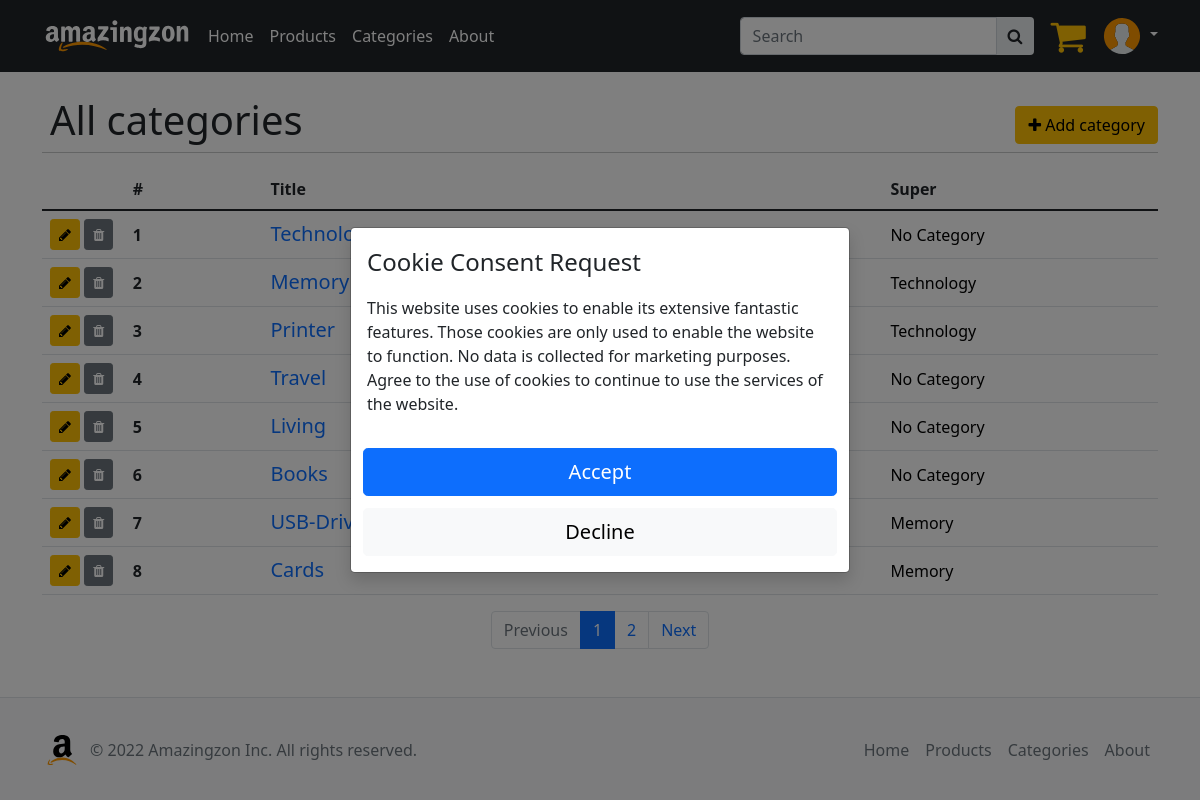
The page /pages/admin/page_categories.php?id=1 (signed in) on the database its author committed.
### tables this page shows
CREATE TABLE IF NOT EXISTS `category`
(
    `id`          int(11)      NOT NULL AUTO_INCREMENT,
    `name`        varchar(255) NOT NULL,
    `description` text         NOT NULL,
    `parent`      int(11) DEFAULT NULL,
    PRIMARY KEY (`id`),
    CONSTRAINT `fk_category_category1`
        FOREIGN KEY (`parent`)
            REFERENCES `category` (`id`)
            ON DELETE CASCADE
            ON UPDATE CASCADE
);

### include/database.inc.php (called while the page is built, shortened)
<?php
function getDB(): mysqli
{
    static $db;
    if ($db instanceof MYSQLI) {
        return $db;
    }
    try {
        $db = new MYSQLI(DB_HOST, DB_USERNAME, DB_PASSWORD, DB_DATABASE, DB_PORT);
    } catch (mysqli_sql_exception $e) {
        logData("Database", "Connection error.", CRITICAL_LOG);
        require_once "paths.inc.php";
        header("LOCATION: " . PAGES_DIR . 'page_error.php');
        die();
    }
    return $db;
}

### model/model_category.php (called while the page is built, shortened)
<?php
require_once(INCLUDE_DIR . "database.inc.php");
class Category
{
    private int $id;
    private string $name;
    private ?int $parentID;
    public function __construct(int $id, string $name, string $description, ?int $parentID)
    {
        $this->id = $id;
        $this->name = $name;
        $this->parentID = $parentID;
    }
    public static function getById(?int $id): ?Category
    {
        $stmt = getDB()->prepare("SELECT * FROM category WHERE id = ?;");
        $stmt->bind_param("i", $id);
        if (!$stmt->execute()) {
            logData("Category Model", "Query execute error!", CRITICAL_LOG);
            return null;
        }
        $res = $stmt->get_result();
        $res = $res->fetch_assoc();
        return new Category($id, $res["name"], $res["description"], $res["parent"]);
    }
    public static function getCategoriesInRange(int $offset, int $amount): ?array
    {
        $categories = [];
        $stmt = getDB()->prepare("SELECT id FROM category ORDER BY id LIMIT ? OFFSET ?;");
        $stmt->bind_param("ii", $amount, $offset);
        if (!$stmt->execute()) {
            logData("Category Model", "Query execute error (get in range)!", CRITICAL_LOG);
            return null;
        }
        foreach ($stmt->get_result() as $category) {
            $categories[] = self::getByID($category["id"]);
        }
        return $categories;
    }
    public function getId(): int
    {
        return $this->id;
    }
    public function getName(): string
    {
        return $this->name;
    }
    public function getParentID(): ?int
    {
        return $this->parentID;
    }
}

### controller/controller_category.php (called while the page is built, shortened)
<?php
require_once MODEL_DIR . 'model_category.php';
class CategoryController
{
    public static function getNameById(?int $id): string
    {
        if (!isset($id)) {
            return "No Category";
        }
        return self::getById($id)->getName();
    }
    public static function getById(?int $id): ?Category
    {
        return Category::getById($id);
    }
    public static function getCategoriesInRange(int $offset = 0, int $amount = 8): array
    {
        return Category::getCategoriesInRange($offset, $amount);
    }
}

### pages/admin/page_categories.php (the view, shortened to what this page needs)
<?php
$page = (isset($_GET['page']) && is_numeric($_GET['page'])) ? $_GET['page'] : 1;
$offset = ($page - 1) * LIMIT_OF_SHOWED_ITEMS;
$categories = CategoryController::getCategoriesInRange($offset, LIMIT_OF_SHOWED_ITEMS);
?>
<!DOCTYPE html>
<html class="h-100" lang="en">
<head>
    <?php require_once INCLUDE_DIR . "site_html_head.inc.php"; ?>
    <link rel="stylesheet" href="<?= STYLE_DIR . "style_admin_pages.css"; ?>">
</head>
<body class="d-flex flex-column h-100">
<?php require_once INCLUDE_DIR . "site_header.inc.php"; ?>
<main class="flex-shrink-0 container">
    <div class="d-flex align-items-end">
        <h1 class="mt-4 ms-2 mb-0 mr-auto">All categories</h1>
        <a type="button" class="btn btn-warning ms-auto" href="<?= ADMIN_PAGES_DIR . "page_category_add.php" ?>">
            <em class="fa fa-plus"></em> Add category
        </a>
    </div>
    <hr class="mt-2">
    <table class="table" aria-label="Categories Table">
        <thead class="thead-light">
        <tr>
            <th scope="col" style="width: 6%"></th>
            <th scope="col" style="width: 10%">#</th>
            <th scope="col" style="width: 45%">Title</th>
            <th scope="col" style="width: 20%">Super</th>
        </tr>
        </thead>
        <tbody>
        <?php if (isset($categories) && count($categories) > 0) {
            foreach ($categories as $category) { ?>
                <tr>
                    <td data-th="" class="align-middle">
                        <a href="<?= ADMIN_PAGES_DIR . "page_category_edit.php?id=" . $category->getId(); ?>"
                           class="btn btn-warning btn-sm" data-toggle="tooltip" data-placement="left"
                           title="Edit category">
                            <em class="fa fa-pencil"></em>
                        </a>
                        <a class="btn btn-secondary btn-sm" data-toggle="tooltip" data-placement="left"
                           title="Delete category"
                           onclick="openConfirmModal(<?= "'Do you really want to delete the category: \'" . $category->getName() . "\', with ID: " . $category->getId() . " and all its subcategories? Products in this categories get moved to root.'" ?>,
                                   'Delete Category?',
                                   '<?= str_replace(DS, "/", INCLUDE_HELPER_DIR . "helper_delete_category.inc.php?id=" . $category->getId()); ?>')">
                            <em class="fa fa-trash "></em>
                        </a>
                    </td>
                    <td data-th="#" class="align-middle">
                        <strong><?= $category->getID(); ?></strong>
                    </td>
                    <td data-th="Title" class="align-middle">
                        <a href="<?= ADMIN_PAGES_DIR . "page_category_edit.php?id=" . $category->getId(); ?>"
                           class="mb-0 h5 text-decoration-none text-blue"><?= $category->getName() ?></a>
                    </td>
                    <td data-th="Super" class="align-middle">
                        <a href="<?= ADMIN_PAGES_DIR . "page_categories.php?id=" . ($category->getParentID() ?? "") ?>"
                           class="text-decoration-none text-blue text-black">
                            <?= CategoryController::getNameById($category->getParentID()) ?>
                        </a>
                    </td>
                </tr>
            <?php }
        } ?>
        </tbody>
    </table>
</main>
<?php require INCLUDE_DIR . "dyn_pagination.inc.php" ?>
<?php require_once INCLUDE_DIR . "site_footer.inc.php"; ?>
</body>
</html>

### rows shown on the page
category: id "1", name "Technology", ParentID "No Category"
category: id "2", name "Memory", ParentID "Technology"
category: id "3", name "Printer", ParentID "Technology"
category: id "4", name "Travel", ParentID "No Category"
category: id "5", name "Living", ParentID "No Category"
category: id "6", name "Books", ParentID "No Category"
category: id "7", name "USB-Drive", ParentID "Memory"
category: id "8", name "Cards", ParentID "Memory"

### other values the page prints
PAGE_COPYRIGHT "2022"
PAGE_NAME "Amazingzon"
